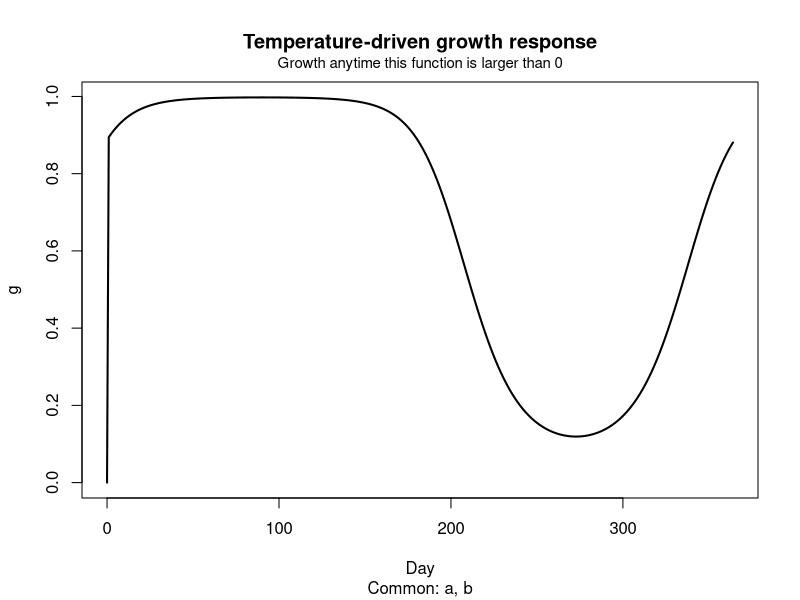
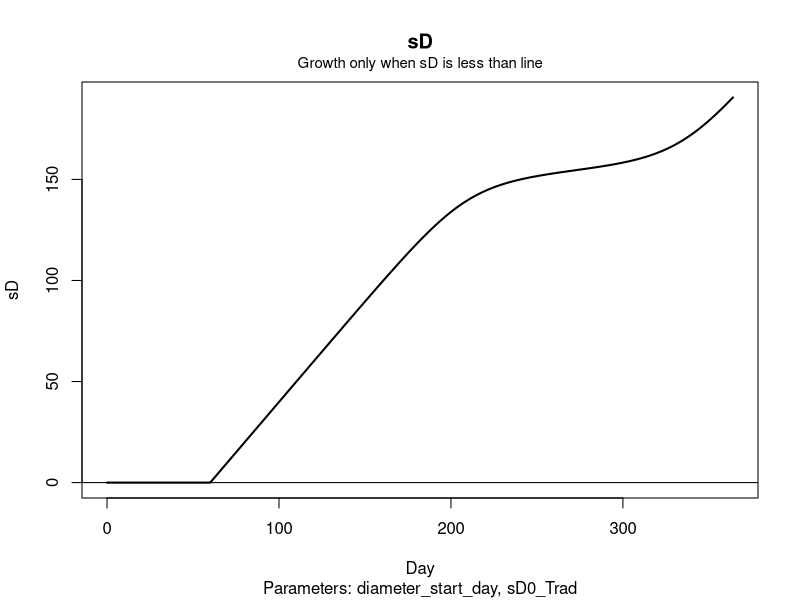
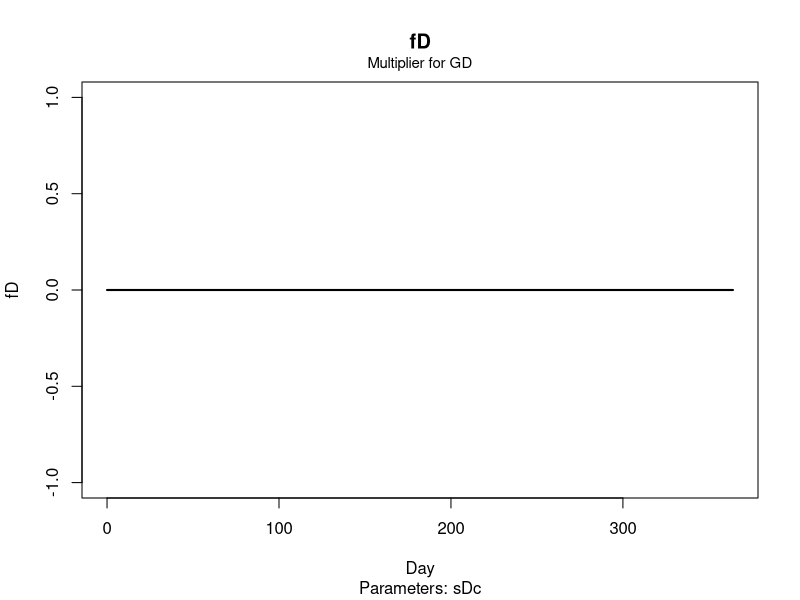
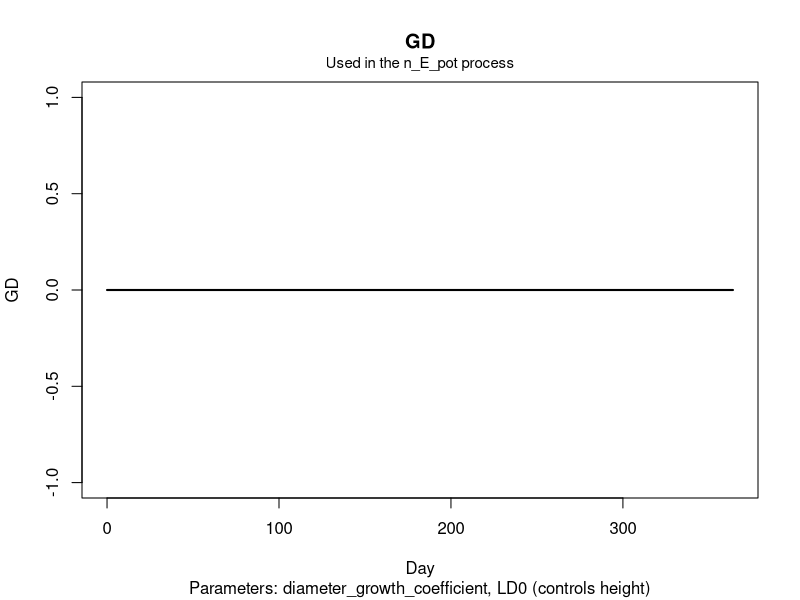
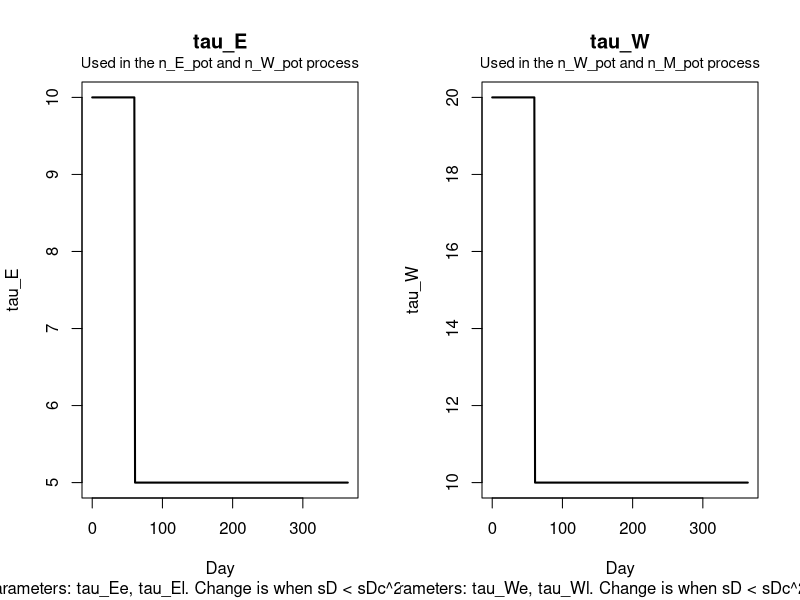
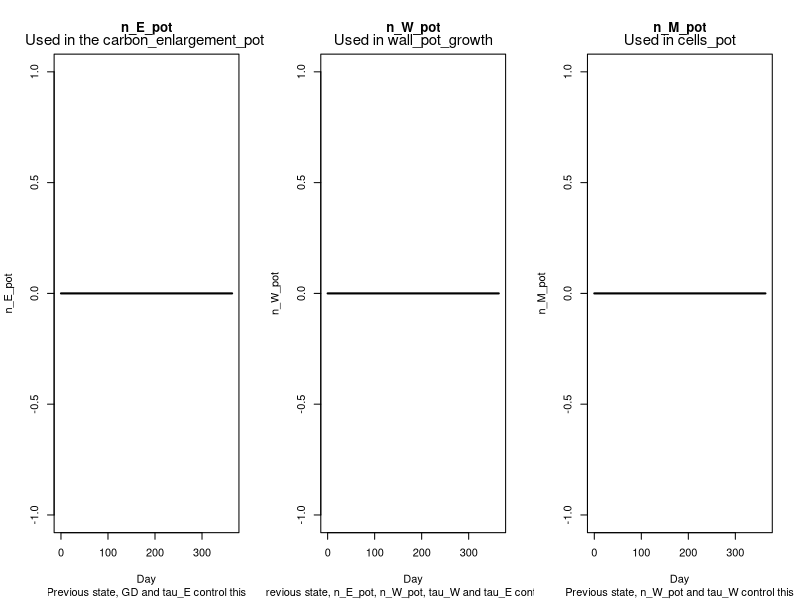
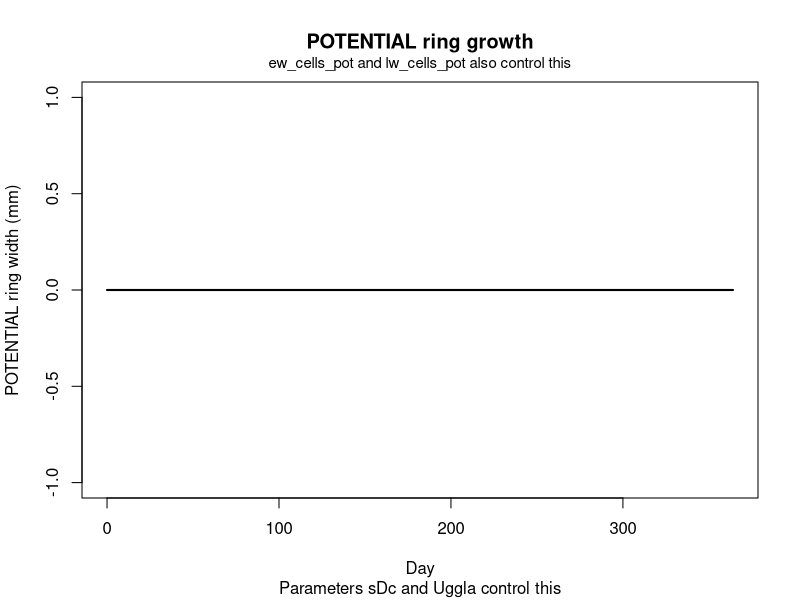

These figures' R source, in order:
## ---- chunk 1
# TODO: replace with your own data!
set.seed(42)

n_days <- 365

weather <- data.frame(
  day = 0:(n_days - 1),
  TAir = 10 + 10 * sin(2 * pi * (1:n_days) / 365),   # seasonal temperature
  PF = pmax(0, 5 + 3 * sin(2 * pi * (1:n_days - 80) / 365)),  # photosynthesis
  GPP_ref = 6
)


parameters <- list(
  sD0_Trad = 0,
  diameter_start_day = 60,
  sDc = 0.02,
  LD0 = 1,
  tau_GPP = 5,
  tau_Ee = 10,
  tau_We = 20,
  tau_El = 5,
  tau_Wl = 10,
  cell_d_ew = 30e-6,
  cell_d_lw = 15e-6,
  h0 = 20
)

common <- list(
  Uggla = 2,
  osmotic_sugar_conc = 0.5,
  gas_const = 8.314,
  abs_zero = 273.15,
  M_C = 12,

  ## temperature–growth response
  a = 0.4,
  b = 5
)


ratio <- list(
  diameter_growth_coefficient = 1,
  form_factor = 0.5
)

init_state <- list(
  sD = 0,
  GD = 0,
  g = 0,
  fD = 0,
  n_E_pot = 0,
  n_W_pot = 0,
  n_M_pot = 0,
  tau_W = parameters$tau_We,
  tau_E = parameters$tau_Ee,
  ew_cells_pot_max = 0,
  pot_mm_max = 0
)

## ---- chunk 2
grow_one_day <- function(day, weather, state, parameters, common, ratio,
                         LD_estim = TRUE, sD_estim_T_count = FALSE) {

  TAir     <- weather$TAir[day + 1]
  PF       <- weather$PF[day + 1]
  GPP_ref <- weather$GPP_ref[day + 1]

  ## ---- Temperature driven growth (g) ----
  if (TAir > 0) {
    g <- 1 / (1 + exp(-common$a * (TAir - common$b)))
    if (g < 0) g <- 0
  } else {
    g <- 0
  }

  g_sD_T <- g

  ## ---- Diameter state ----
  if (day == 0) {
    sD <- parameters$sD0_Trad
  } else if (day <= parameters$diameter_start_day) {
    sD <- state$sD
  } else {
    sD <- state$sD + g_sD_T
  }

  if (sD > 0 && sD < parameters$sDc^2) {
    fD <- (parameters$sDc * sqrt(sD) - sD) / (parameters$sDc^2 / 4)
  } else {
    fD <- 0
  }

  ## ---- LD & GPP smoothing ----
  LD <- parameters$LD0 * ratio$diameter_growth_coefficient

  ## ---- Growth driver ----
  GD <- g_sD_T * fD * LD

  ## ---- Uggla switch ----
  if (sD < parameters$sDc^2 / common$Uggla) {
    tau_E <- parameters$tau_Ee
    tau_W <- parameters$tau_We
  } else {
    tau_E <- parameters$tau_El
    tau_W <- parameters$tau_Wl
  }

  ## ---- Cell pools ----
  if (day < 1) {
    n_E_pot <- n_W_pot <- n_M_pot <- 0
  } else {
    n_E_pot <- state$n_E_pot + GD - state$n_E_pot / tau_E
    n_W_pot <- state$n_W_pot + state$n_E_pot / tau_E -
      state$n_W_pot / state$tau_W
    n_M_pot <- state$n_M_pot + state$n_W_pot / state$tau_W
  }

  ## ---- Carbon to enlargement ----
  CE <- function(cell_d) {
    common$osmotic_sugar_conc * pi * (cell_d / 2)^2 * 0.00266 *
      342.296 / (common$gas_const * (TAir + common$abs_zero) * 1000) *
      12 * common$M_C / 342.296 / tau_E
  }

  CE_ew <- CE(parameters$cell_d_ew)
  CE_lw <- CE(parameters$cell_d_lw)

  n_rows <- ratio$form_factor * parameters$h0 / 0.00266 * pi * 0.175 /
    parameters$cell_d_ew

  carbon_enlargement_pot <- if (sD < parameters$sDc^2 / common$Uggla) {
    CE_ew * n_E_pot
  } else {
    CE_lw * n_E_pot
  }

  ## ---- Wall formation ----
  CW <- 1.8e-11
  wall_pot_growth <- n_rows * CW * n_W_pot

  cells_pot <- n_W_pot + n_M_pot

  if (sD < parameters$sDc^2 / common$Uggla) {
    ew_cells_pot <- cells_pot
    ew_cells_pot_max <- max(ew_cells_pot, state$ew_cells_pot_max)
    lw_cells_pot <- 0
  } else {
    ew_cells_pot <- 0
    ew_cells_pot_max <- state$ew_cells_pot_max
    lw_cells_pot <- cells_pot - ew_cells_pot - ew_cells_pot_max
  }

  ew_width_pot <- ew_cells_pot * parameters$cell_d_ew * 1000
  lw_width_pot <- lw_cells_pot * parameters$cell_d_lw * 1000

  if (sD < parameters$sDc^2 / common$Uggla) {
    pot_mm <- ew_width_pot
    pot_mm_max <- max(pot_mm, state$pot_mm_max)
  } else {
    pot_mm_max <- state$pot_mm_max
    pot_mm <- lw_width_pot + pot_mm_max
  }

  ## ---- Return updated state ----
  list(
    sD = sD,
    GD = GD,
    g = g,
    fD = fD,
    n_E_pot = n_E_pot,
    n_W_pot = n_W_pot,
    n_M_pot = n_M_pot,
    tau_E = tau_E,
    tau_W = tau_W,
    ew_cells_pot_max = ew_cells_pot_max,
    pot_mm_max = pot_mm_max,
    pot_mm = pot_mm
  )
}

run_growth <- function(weather, parameters, common, ratio) {
  n_days <- nrow(weather)
  states <- vector("list", n_days)

  states[[1]] <- init_state

  for (d in 1:(n_days - 1)) {
    states[[d + 1]] <- grow_one_day(
      day = d,
      weather = weather,
      state = states[[d]],
      parameters = parameters,
      common = common,
      ratio = ratio
    )
  }

  states
}

## ---- chunk 3

states <- run_growth(
  weather = weather,
  parameters = parameters,
  common = common,
  ratio = ratio
)

## ---- chunk 4
output <- data.frame(
  day = weather$day,
  g = vapply(states, function(x) x$g, numeric(1)),
  sD = vapply(states, function(x) x$sD, numeric(1)),
  fD = vapply(states, function(x) x$fD, numeric(1)),
  GD = vapply(states, function(x) x$GD, numeric(1)),
  n_E_pot = vapply(states, function(x) x$n_E_pot, numeric(1)),
  n_W_pot = vapply(states, function(x) x$n_W_pot, numeric(1)),
  n_M_pot = vapply(states, function(x) x$n_M_pot, numeric(1)),
  tau_W =  vapply(states, function(x) x$tau_W, numeric(1)),
  tau_E =  vapply(states, function(x) x$tau_E, numeric(1)),
  pot_mm = vapply(states, function(x) x$pot_mm, numeric(1)),
  TAir = weather$TAir
)

plot(output$day, output$g, type = "l", lwd = 2,
     xlab = "Day", ylab = "g",
     main = "Temperature-driven growth response")
title(sub = "Common: a, b")
mtext(
  "Growth anytime this function is larger than 0",
  side = 3,
  line = 0.5,
  cex = 0.9
)

plot(output$day, output$sD, type = "l", lwd = 2,
     xlab = "Day", ylab = "sD",
     main = "sD")
abline(h = parameters$sDc^2)
title(sub = "Parameters: diameter_start_day, sD0_Trad")
mtext(
  "Growth only when sD is less than line",
  side = 3,
  line = 0.5,
  cex = 0.9
)

plot(output$day, output$fD, type = "l", lwd = 2,
     xlab = "Day", ylab = "fD",
     main = "fD")
title(sub = "Parameters: sDc")
mtext(
  "Multiplier for GD",
  side = 3,
  line = 0.5,
  cex = 0.9
)

plot(output$day, output$GD, type = "l", lwd = 2,
     xlab = "Day", ylab = "GD",
     main = "GD")
title(sub = "Parameters: diameter_growth_coefficient, LD0 (controls height)")
mtext(
  "Used in the n_E_pot process",
  side = 3,
  line = 0.5,
  cex = 0.9
)

par(mfrow = c(1, 2))
plot(output$day, output$tau_E, type = "l", lwd = 2,
     xlab = "Day", ylab = "tau_E",
     main = "tau_E")
title(sub = "Parameters: tau_Ee, tau_El. Change is when sD < sDc^2 / uggla")
mtext(
  "Used in the n_E_pot and n_W_pot process",
  side = 3,
  line = 0.5,
  cex = 0.9
)

plot(output$day, output$tau_W, type = "l", lwd = 2,
     xlab = "Day", ylab = "tau_W",
     main = "tau_W")
title(sub = "Parameters: tau_We, tau_Wl. Change is when sD < sDc^2 / uggla")
mtext(
  "Used in the n_W_pot and n_M_pot process",
  side = 3,
  line = 0.5,
  cex = 0.9
)

par(mfrow = c(1, 3))
plot(output$day, output$n_E_pot, type = "l", lwd = 2,
     xlab = "Day", ylab = "n_E_pot",
     main = "n_E_pot")
title(sub = "Previous state, GD and tau_E control this")
mtext(
  "Used in the carbon_enlargement_pot ",
  side = 3,
  line = 0.5,
  cex = 0.9
)

plot(output$day, output$n_W_pot, type = "l", lwd = 2,
     xlab = "Day", ylab = "n_W_pot",
     main = "n_W_pot")
title(sub = "Previous state, n_E_pot, n_W_pot, tau_W and tau_E control this")
mtext(
  "Used in wall_pot_growth",
  side = 3,
  line = 0.5,
  cex = 0.9
)

plot(output$day, output$n_M_pot, type = "l", lwd = 2,
     xlab = "Day", ylab = "n_M_pot",
     main = "n_M_pot")
title(sub = "Previous state, n_W_pot and tau_W control this")
mtext(
  "Used in cells_pot",
  side = 3,
  line = 0.5,
  cex = 0.9
)

## ew_cells_pot and lw_cells_pot are not plotted as they rely so heavily on the other processes, but can be checked if there isn't a problem up to this point!

par(mfrow = c(1, 1))
plot(output$day, output$pot_mm, type = "l", lwd = 2,
     xlab = "Day", ylab = "POTENTIAL ring width (mm)",
     main = "POTENTIAL ring growth")
title(sub = "Parameters sDc and Uggla control this")
mtext(
  "ew_cells_pot and lw_cells_pot also control this",
  side = 3,
  line = 0.5,
  cex = 0.9
)
